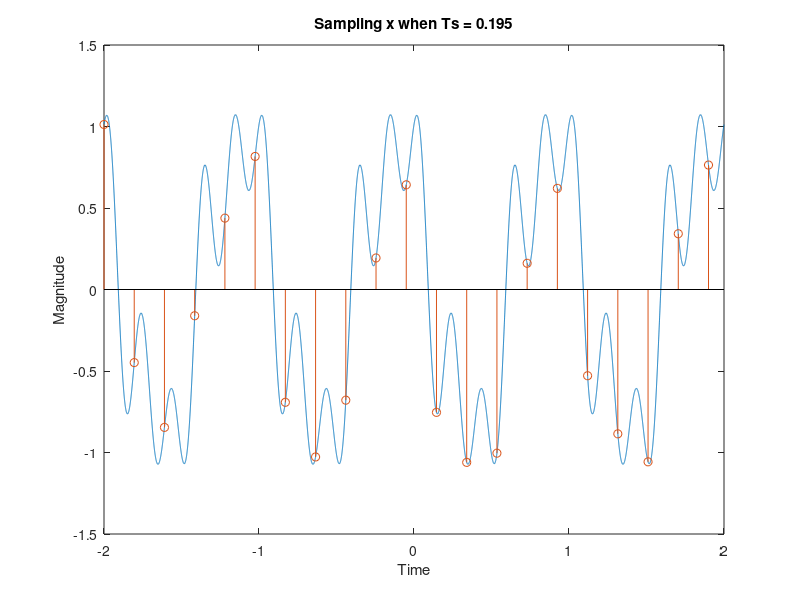

This chart was generated by the following MATLAB code: (Note: this script raises an error after producing the figure.)
D = mod(22103132, 7);
Ts = 0.18+0.005*(D+1);
t_continuous = -2:Ts/1000:2; 
t_sampling = -2:Ts:2;


x = 0.25*cos(2*pi*3*t_continuous+pi/8)+0.4*cos(2*pi*5*t_continuous-1.2)+0.9*cos(2*pi*t_continuous+pi/4);
Xn = 0.25*cos(2*pi*3*t_sampling+pi/8)+0.4*cos(2*pi*5*t_sampling-1.2)+0.9*cos(2*pi*t_sampling+pi/4);


plot(t_continuous,x);
hold on;
stem(t_sampling, Xn);
title("Sampling x when Ts = 0.195");
ylabel("Magnitude");
xlabel("Time");
hold off;

t_continuous = -2:Ts/500:2-Ts/500;

figure;
xR = DtoA(0, Ts, 4, Xn);
plot(t_continuous, xR);
title(" Zero order Recovery of x when Ts = 0.195");
ylabel("Magnitude");
xlabel("Time");

figure;
xR = DtoA(1, Ts, 4, Xn);
plot(t_continuous, xR);
title(" Linear Recovery of x when Ts = 0.195");
ylabel("Magnitude");
xlabel("Time");

figure;
xR = DtoA(2, Ts, 4, Xn);
plot(t_continuous, xR);
title(" Ideal Recovery of x when Ts = 0.195");
ylabel("Magnitude");
xlabel("Time");


function [xR] = DtoA(type,Ts,dur,Xn)
    p = generateInterp(type, Ts, dur);
    l = length(Xn)*500+length(p);
    xR = zeros(1,l );
    for x = 1: length(Xn)
        xR(1+500*(x-1): 500*(x-1) + length(p)) = Xn(x)*p+ xR(1+500*(x-1): 500*(x-1) +length(p));
    end
    xR = xR(250*length(Xn)+1:end-250*length(Xn));
end


function [p]=generateInterp(type,Ts,dur)
    t = -dur/2 : Ts/500 : dur/2 -Ts/500;
    % zero-order
    if type == 0
        p =zeros(1,length(t));
        p(t>=-1/2*Ts & t < 1/2*Ts) = 1;

    % linear
    elseif type == 1
        p = zeros(1, length(t));
        p(t>-Ts & t <Ts) = 1-abs(t(t>-Ts & t < Ts))/Ts;

    % ideal
    elseif type == 2
        p = sin(pi*t/Ts)./ (pi* t/Ts);
        p(t==0) = 1;
    end
end